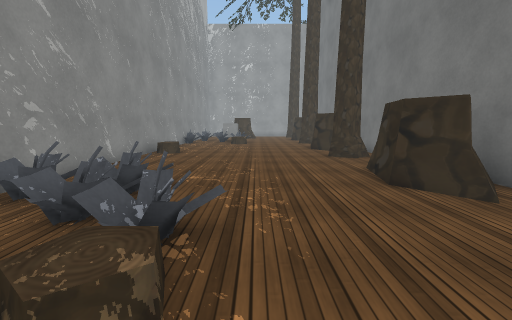
[1] (above)

16 first-person views from a walk through a 3-D level made in the Unity game engine. The camera is 1.3 m above the floor, tilts 8° down and sees 90° across. The floor is counted in squares, 1 m on a side. Each view is taken from the middle of a square. On the plan, view 1 faces up. The plan holds only what a view shows up to about 13 squares ahead; the rest is blank. The place goes on beyond the plan. Some surface patterns are stand-ins.

[2]
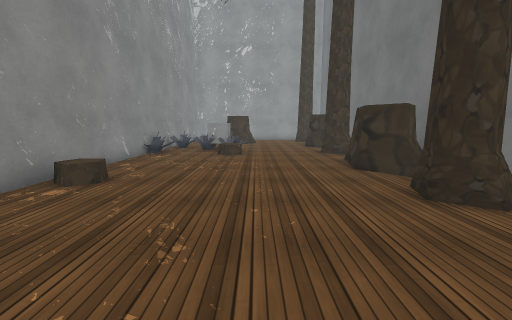

[3]
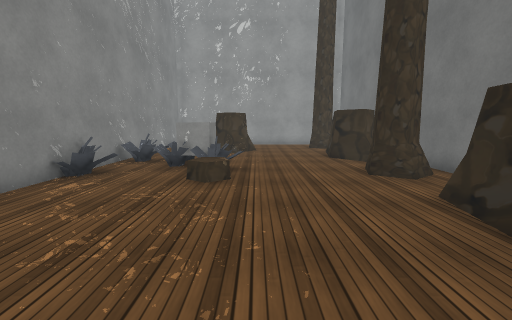

[4]
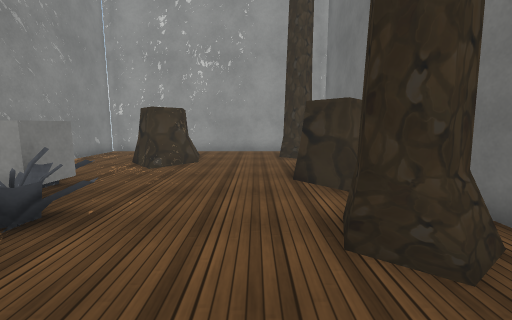

[5]
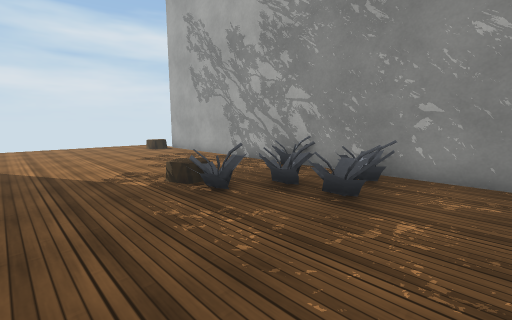

[6]
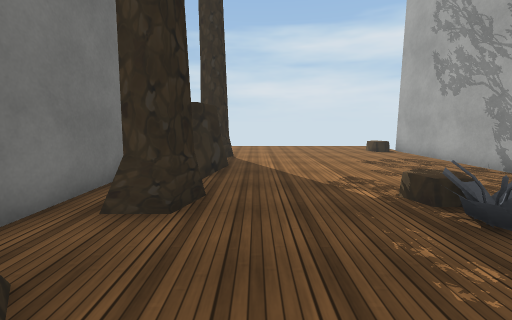

[7]
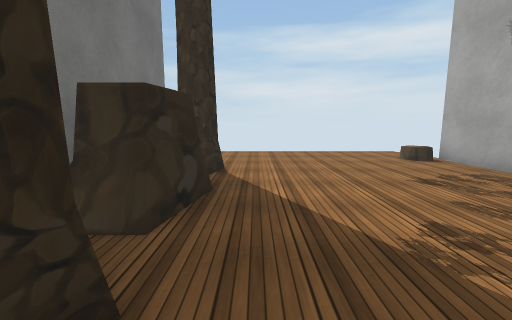

[8]
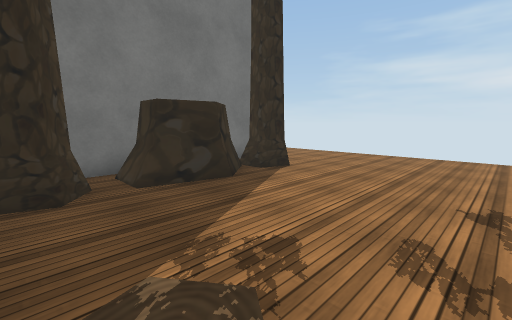

[9]
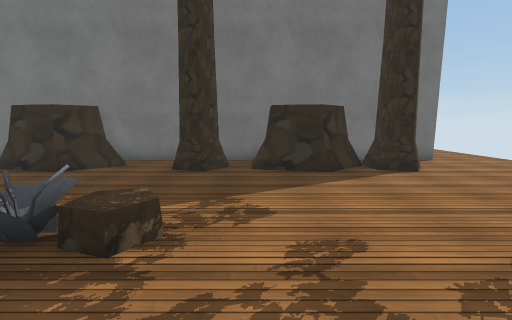

[10]
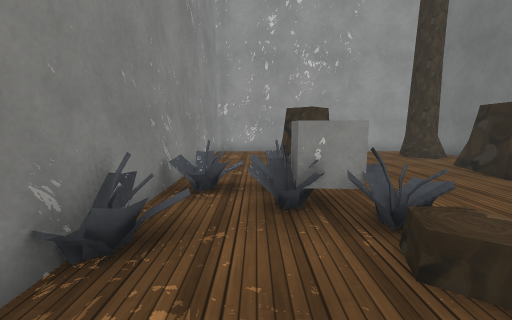

[11]
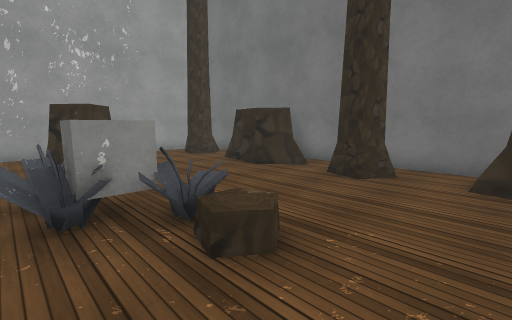

[12]
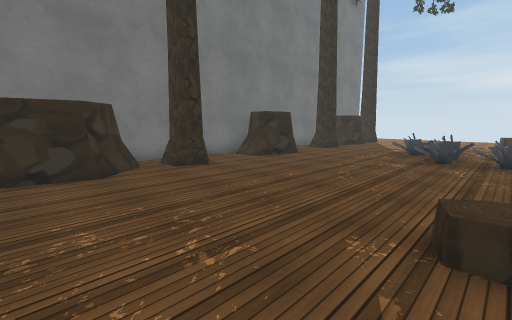

[13]
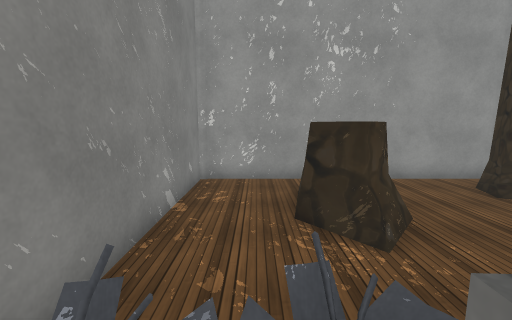

[14]
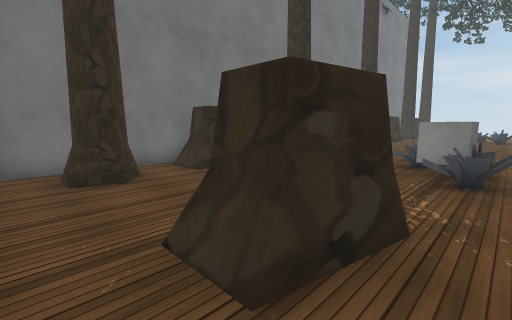

[15]
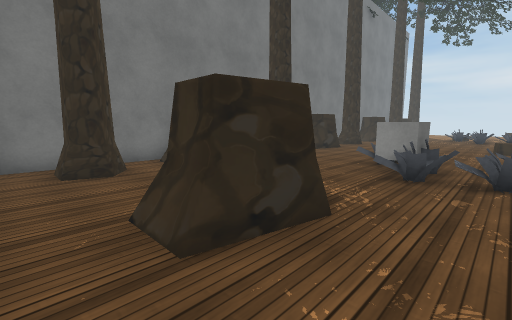

[16]
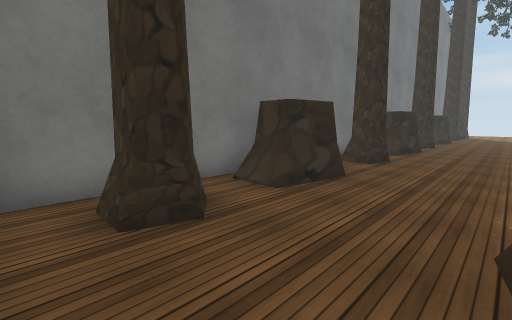

### Floor plan
Key: @ floor where view 1 was taken; # wall or solid block; x gap in a wall; . floor; / step, stairs or slope; S stump; C cube; O other object.
Columns run from 5 left of view 1 to 7 right of it. Each row starts with its distance up from view 1.
 28 ###########
 27 x.........#
 26 #...S...###
 25 #..#S ..###
 24 #..SSS....#
 23 #...S....S#
 22 #.......SS#
 21 #.O.....SSS
 20 #OO#.....S#
 19 #./C#.....#
 18 #O.OO...###
 17 #O..O....##
 16 #.........#
 15 #.......#S#
 14 #.......#S#
 13 #.......#S#
 12 #O.......S#
 11 #.......###
 10 #.......###
  9 #.........#
  8 #.........#
  7 #.......SS#
  6 #.......# S
  5 #OOO....#S#
  4 #OOO.....S#
  3 #..OO.....#
  2 OO..O...###
  1 #........##
  0 #....@...S#
 -1 #.......SS#
 -2 #.......SS#
 -3 #........S#
 -4 #.......###
 -5 #........##
 -6 #.........#
 -7 #S..........
 -8  ............
 -9  ............

Positions as (right, up) in squares from view 1, and headings:
1: (0, 0), facing up
2: (0, 6), facing up
3: (0, 11), facing up
4: (2, 15), facing up
5: (2, 7), facing down-left
6: (2, 6), facing down
7: (2, 3), facing down
8: (-2, 2), facing down-right
9: (-4, 0), facing right
10: (-3, 15), facing up
11: (-3, 15), facing up-right
12: (-4, 15), facing down-right
13: (-3, 19), facing up
14: (-3, 27), facing down-right
15: (-4, 27), facing down-right
16: (0, 27), facing down-right
